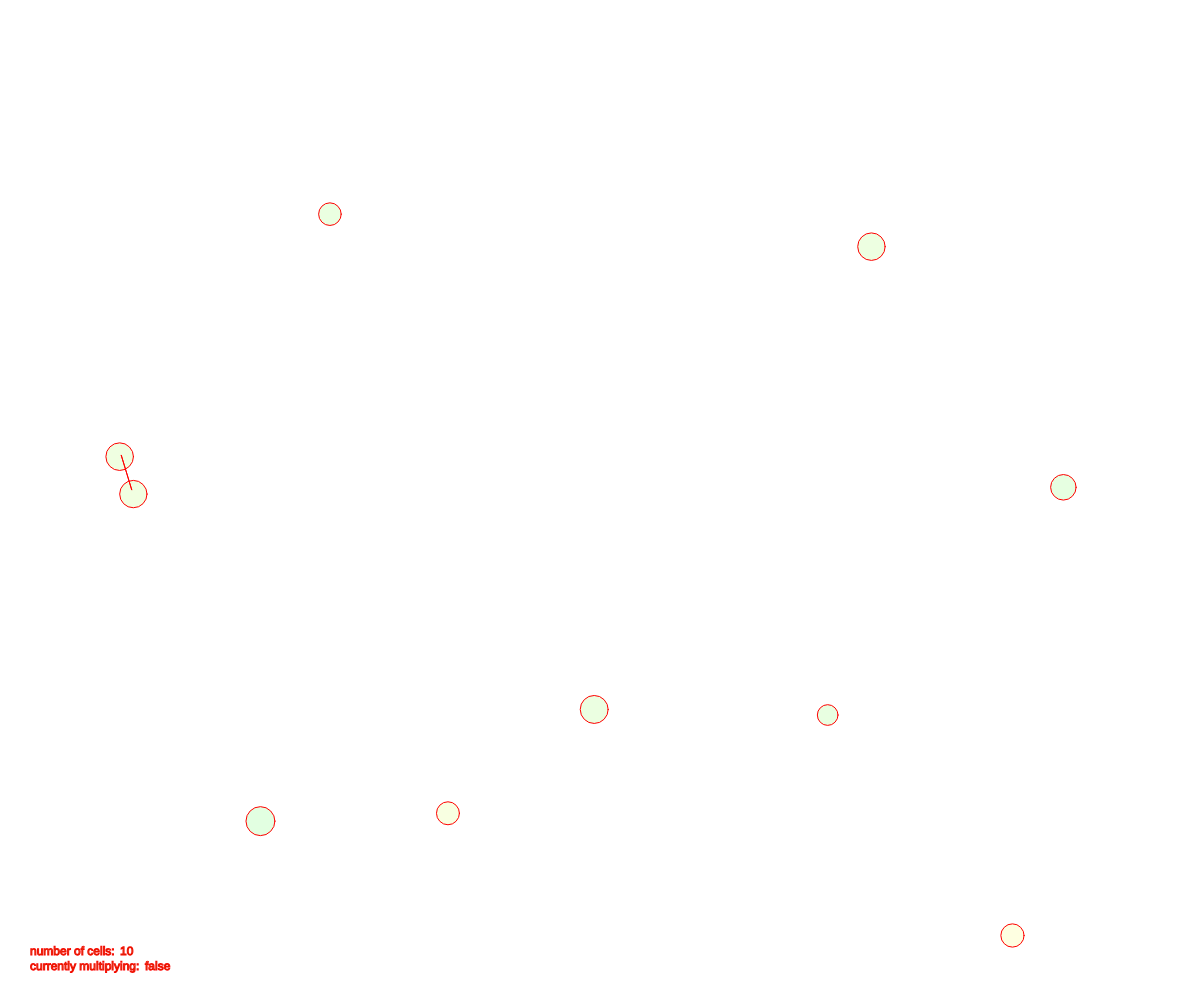
Frame 1 (no input)
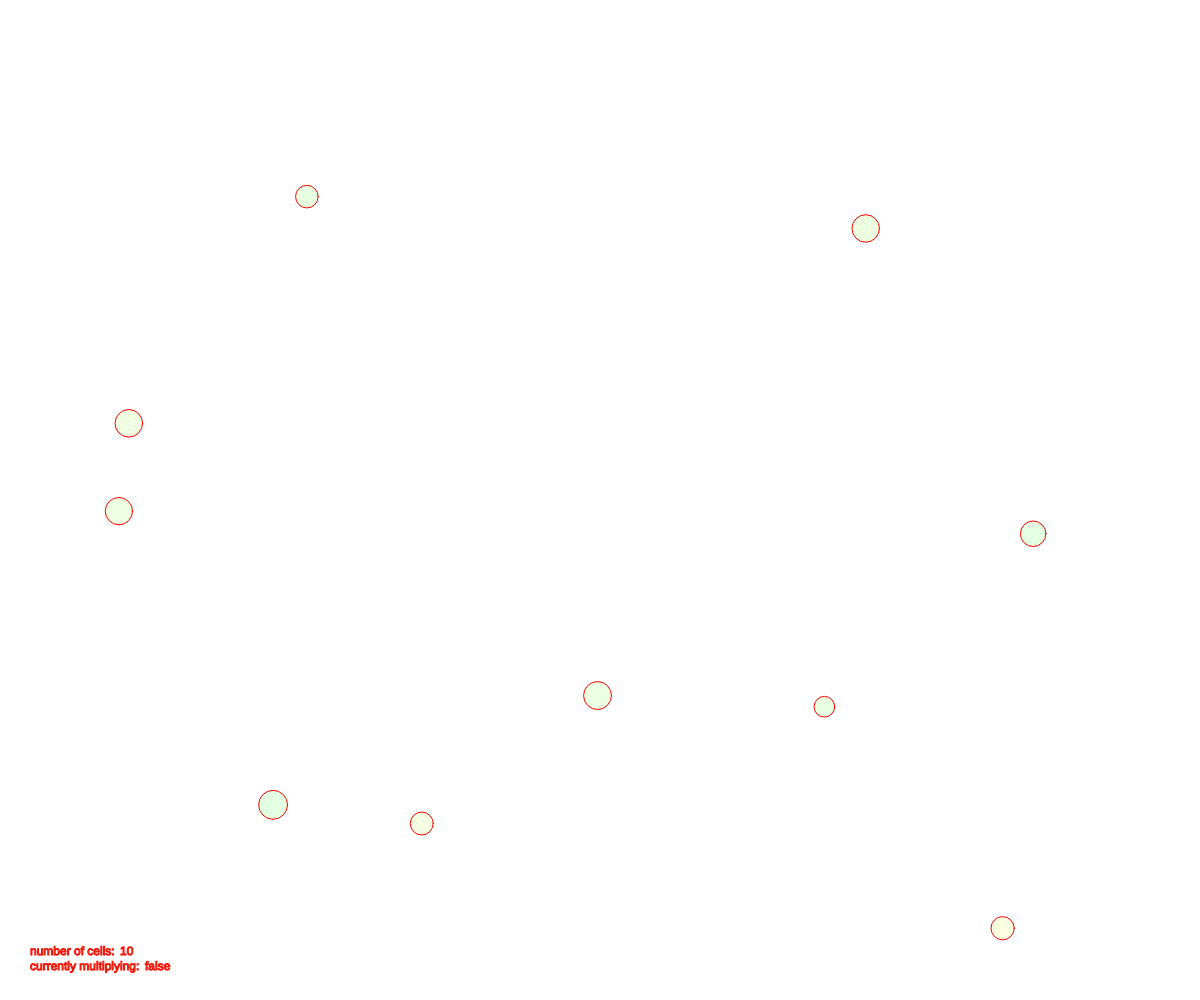
Frame 60 (no input)
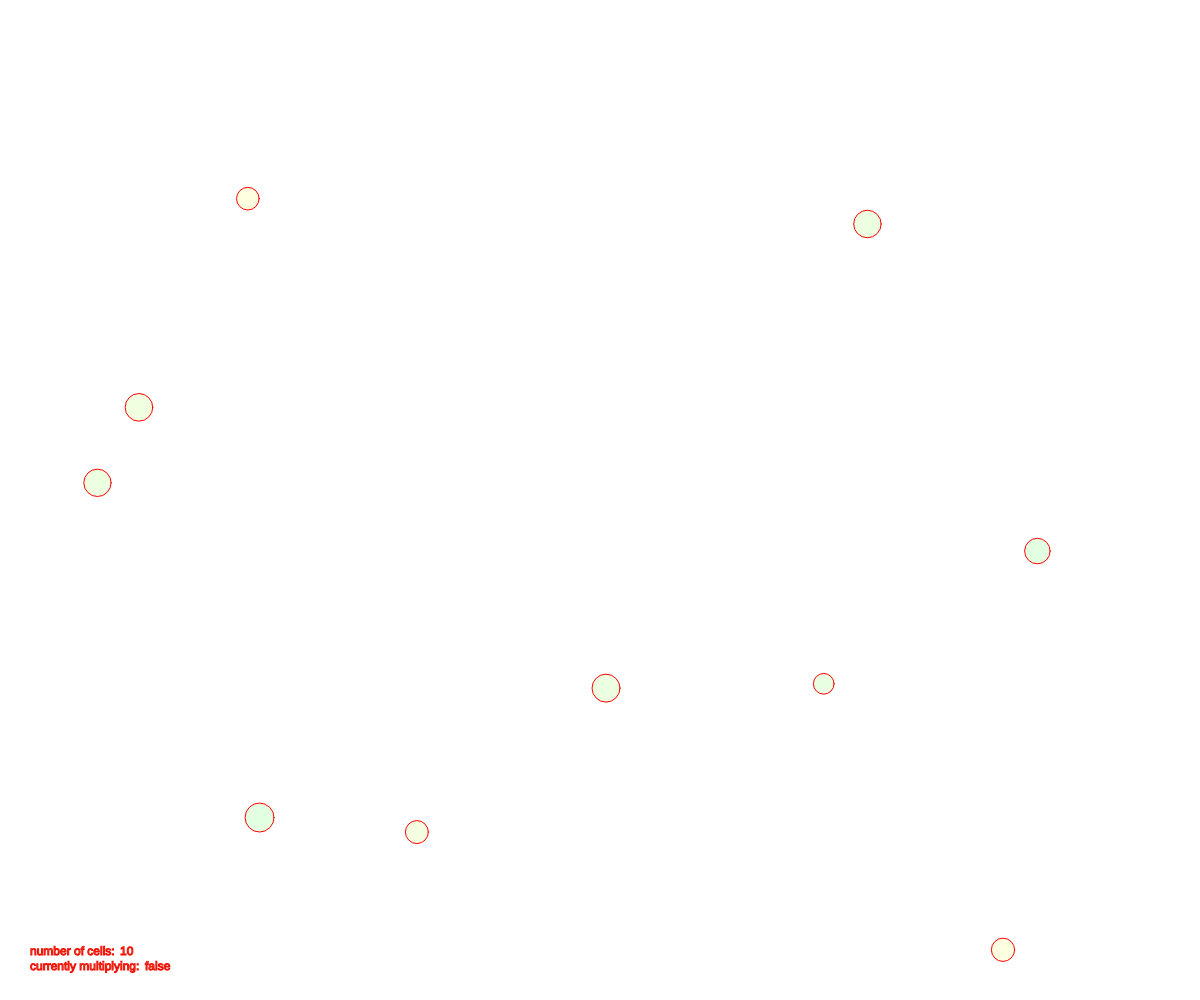
Frame 120 (the mouse pressed at the canvas centre since frame 60)

The p5.js sketch that drew these frames (run headless with seeded random() and noise() and a simulated clock; from frame 60 on, the mouse is pressed at the canvas centre):

// p5.js sketch
// ── sketch.js
let num = 10;
let cells = [];

let previousTime = 0; 

let multiplying = false;

function setup(){
  
  createCanvas(windowWidth, windowHeight); 
  
  for(let i=0; i<num; i++){
    cells[i] = new Cells();
  }
  
}

function draw(){
  
  background(255);
  
  let currentTime = millis();  
  
  //squiggly bubbles
  for (let i=0; i<cells.length; i++){
  cells[i].display();
  cells[i].wiggle();
  }
  
  
  //everytime it gets closer generate another
  for (let c1 of cells){
    for (let c2 of cells){
      let d = dist(c1.x, c1.y, c2.x, c2.y);
      if (d < 50 && d > 0){
        multiplying = true;
        line(c1.x, c1.y, c2.x, c2.y);
        if (currentTime - previousTime >= 1000){
          previousTime = currentTime;
          let nc = new Cells();
          cells.push(nc);
        }
      } else {
        multiplying = false;
      }
    }
  }

  
  //text indicator
  text("number of cells:", 30, height-45);
  text(cells.length, 120, height-45);
  text("currently multiplying:", 30, height-30);
  text(multiplying, 145, height-30);
  
}
    
class Cells {
  
  constructor(x,y,r){
    this.x = random(50, width);
    this.y = random(50, height);
    this.r = random(20,30);
  }
  
  display(){
    fill(this.x%255,255,0,30);
    stroke(255,0,0);
    strokeWeight(1);
    ellipse(this.x, this.y, this.r);
  }
  
  wiggle(){
    this.x = this.x + random(-5,5);
    this.y = this.y + random(-5,5);
  }
  
  born(){
     let nc = new Cells();
     cells.push(nc);
  }
  
}
